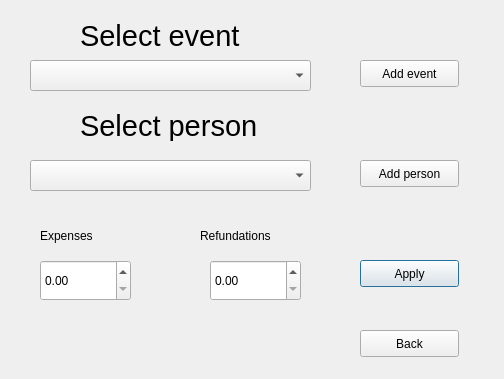
<?xml version="1.0" encoding="UTF-8"?>
<ui version="4.0">
 <class>Events</class>
 <widget class="QDialog" name="Events">
  <property name="geometry">
   <rect>
    <x>0</x>
    <y>0</y>
    <width>504</width>
    <height>379</height>
   </rect>
  </property>
  <property name="windowTitle">
   <string>Dialog</string>
  </property>
  <widget class="QComboBox" name="comboBox">
   <property name="geometry">
    <rect>
     <x>30</x>
     <y>60</y>
     <width>281</width>
     <height>31</height>
    </rect>
   </property>
  </widget>
  <widget class="QLabel" name="label">
   <property name="geometry">
    <rect>
     <x>80</x>
     <y>20</y>
     <width>181</width>
     <height>31</height>
    </rect>
   </property>
   <property name="font">
    <font>
     <pointsize>22</pointsize>
    </font>
   </property>
   <property name="text">
    <string>Select event</string>
   </property>
  </widget>
  <widget class="QLabel" name="label_2">
   <property name="geometry">
    <rect>
     <x>80</x>
     <y>110</y>
     <width>181</width>
     <height>31</height>
    </rect>
   </property>
   <property name="font">
    <font>
     <pointsize>22</pointsize>
    </font>
   </property>
   <property name="text">
    <string>Select person</string>
   </property>
  </widget>
  <widget class="QComboBox" name="comboBox_2">
   <property name="geometry">
    <rect>
     <x>30</x>
     <y>160</y>
     <width>281</width>
     <height>31</height>
    </rect>
   </property>
  </widget>
  <widget class="QDoubleSpinBox" name="doubleSpinBox">
   <property name="geometry">
    <rect>
     <x>40</x>
     <y>260</y>
     <width>91</width>
     <height>41</height>
    </rect>
   </property>
  </widget>
  <widget class="QDoubleSpinBox" name="doubleSpinBox_2">
   <property name="geometry">
    <rect>
     <x>210</x>
     <y>260</y>
     <width>91</width>
     <height>41</height>
    </rect>
   </property>
  </widget>
  <widget class="QLabel" name="label_3">
   <property name="geometry">
    <rect>
     <x>40</x>
     <y>220</y>
     <width>81</width>
     <height>31</height>
    </rect>
   </property>
   <property name="text">
    <string>Expenses</string>
   </property>
  </widget>
  <widget class="QLabel" name="label_4">
   <property name="geometry">
    <rect>
     <x>200</x>
     <y>220</y>
     <width>91</width>
     <height>31</height>
    </rect>
   </property>
   <property name="text">
    <string>Refundations</string>
   </property>
  </widget>
  <widget class="QPushButton" name="pushButton">
   <property name="geometry">
    <rect>
     <x>360</x>
     <y>260</y>
     <width>99</width>
     <height>27</height>
    </rect>
   </property>
   <property name="text">
    <string>Apply</string>
   </property>
  </widget>
  <widget class="QPushButton" name="pushButton_2">
   <property name="geometry">
    <rect>
     <x>360</x>
     <y>330</y>
     <width>99</width>
     <height>27</height>
    </rect>
   </property>
   <property name="text">
    <string>Back</string>
   </property>
  </widget>
  <widget class="QPushButton" name="pushButton_3">
   <property name="geometry">
    <rect>
     <x>360</x>
     <y>160</y>
     <width>99</width>
     <height>27</height>
    </rect>
   </property>
   <property name="text">
    <string>Add person</string>
   </property>
  </widget>
  <widget class="QPushButton" name="pushButton_4">
   <property name="geometry">
    <rect>
     <x>360</x>
     <y>60</y>
     <width>99</width>
     <height>27</height>
    </rect>
   </property>
   <property name="text">
    <string>Add event</string>
   </property>
  </widget>
 </widget>
 <resources/>
 <connections/>
</ui>
